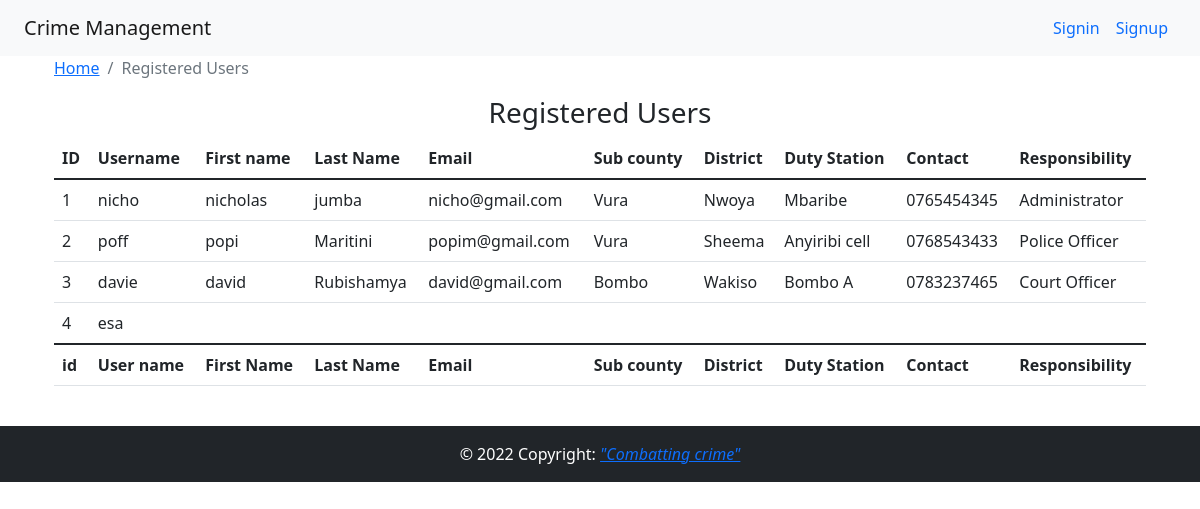
/registeredusers, run on the app's committed database.
### crimeapp/models.py (models this page shows)
class User(AbstractUser):
    subcounty = models.CharField(max_length = 200,)
    district = models.CharField(max_length = 200, )
    dutystation = models.CharField(max_length = 200)
    contact = models.CharField(max_length = 200)
    is_admin=models.BooleanField('Is admin', default=False)
    is_police_officer=models.BooleanField('Is Police Officer', default=False)
    is_court_Officer=models.BooleanField('Is Court Officer', default=False)

### crimeapp/views.py (the view)
# urls.py: path('registeredusers',registeredusersview, name="registeredusers"),
def registeredusersview(request):
    us=User.objects.all
    return render(request,'registeredusers.html',{'us':us})

### templates/registeredusers.html
{% extends 'subadmin.html' %}
{% block content %}
<nav aria-label="breadcrumb">
  <ol class="breadcrumb">
    <li class="breadcrumb-item"><a href="subadmin">Home</a></li>
    <li class="breadcrumb-item active" aria-current="page">Registered Users</li>
  </ol>
</nav>
<h3 class="text-center">Registered Users</h3>
    <table id="users" class="table table-stripped" >
    	<thead>
            <tr>
            	<th>ID</th>
                <th>Username</th>
                <th>First name</th>
                <th>Last Name</th>
                <th>Email</th>
                <th>Sub county</th>
                <th>District</th>
                <th>Duty Station</th>
                <th>Contact</th>
                <th>Responsibility</th>
            </tr>
        </thead>
        <tbody>
            <tr>
                {% for u in us %}
                <td>{{u.id}}</td>
                <td>{{u.username}}</td>
                <td>{{u.first_name}}</td>
                <td>{{u.last_name}}</td>
                <td>{{u.email}}</td>
                <td>{{u.subcounty}}</td>
                <td>{{u.district}}</td>
                <td>{{u.dutystation}}</td>
                <td>{{u.contact}}</td>
                {% if u.is_admin  == True %}
                	<td>Administrator</td>
                {% elif u.is_police_officer  == True %}
                	<td>Police Officer</td>
                {% elif u.is_court_Officer  == True %}
                	<td>Court Officer</td>
                {% endif %}
            </tr>
                {% endfor %}
        </tbody>
        <tfoot>
            <tr>
                <th>id</th>
                <th>User name</th>
                <th>First Name</th>
                <th>Last Name</th>
                <th>Email</th>
                <th>Sub county</th>
                <th>District</th>
                <th>Duty Station</th>
                <th>Contact</th>
                <th>Responsibility</th>
            </tr>
        </tfoot>
    </table>
{% endblock %}

### templates/subadmin.html (shortened to what this page needs)
<!DOCTYPE html>
<html>
<head>
	{% load static %}
	<link rel="stylesheet" type="text/css" href="{% static 'bootstrap-5.2.0-dist/css/bootstrap.min.css' %}">
	<link rel="stylesheet" type="text/css" href="{% static 'bootstrap-5.2.0-dist/css/style.css' %}">
	<link rel="stylesheet" type="text/css" href="https://cdn.datatables.net/1.12.1/css/jquery.dataTables.min.css">
	<link rel="stylesheet" type="text/css" href="https://cdnjs.cloudflare.com/ajax/libs/twitter-bootstrap/5.1.3/css/bootstrap.min.css">
	<link rel="stylesheet" type="text/css" href="https://cdn.datatables.net/1.12.1/css/dataTables.bootstrap5.min.css">
	<link rel="stylesheet" href="https://cdn.jsdelivr.net/npm/bootstrap-icons@1.9.1/font/bootstrap-icons.css">
</head>
<body>
	<nav class="navbar navbar-expand-lg bg-light">
	  <div class="container-fluid">
	  	<marquee width="60%" direction="left">
	    <a class="navbar-brand" href="{% url 'subadmin' %}">Crime Management</a></marquee>
	    <div class="collapse navbar-collapse" id="navbarSupportedContent">
	      <ul class="navbar-nav ms-auto mb-2 mb-lg-0 ">
	        {% if not user.is_authenticated %}
			<li class="nav-item itm">
				<a class="nav-link  " href="signin">Signin</a>
			</li>
			<li class="nav-item">
				<a class="nav-link " href="signup">Signup</a>
			</li>
			{% endif %}
	      </ul>
	    </div>
	  </div>
	</nav>
		<div class="container">
		{% block content %}{% endblock %}
		  </div>
		  <br>
		  <footer class="page-footer font-small blue">
	      <div class="footer-copyright text-white text-center py-3 bg-dark">© 2022 Copyright:
	         <a class="fst-italic">"Combatting crime"</a>
	      </div>
	    </footer>
</body>
</html>

### data on the page
User: id "1", username "nicho", first_name "nicholas", last_name "jumba", email "nicho@gmail.com", subcounty "Vura", district "Nwoya", dutystation "Mbaribe", contact "0765454345", is_admin "Administrator"
User: id "2", username "poff", first_name "popi", last_name "Maritini", email "popim@gmail.com", subcounty "Vura", district "Sheema", dutystation "Anyiribi cell", contact "0768543433", is_admin "Police Officer"
User: id "3", username "davie", first_name "david", last_name "Rubishamya", email "david@gmail.com", subcounty "Bombo", district "Wakiso", dutystation "Bombo A", contact "0783237465", is_admin "Court Officer"
User: id "4", username "esa"
